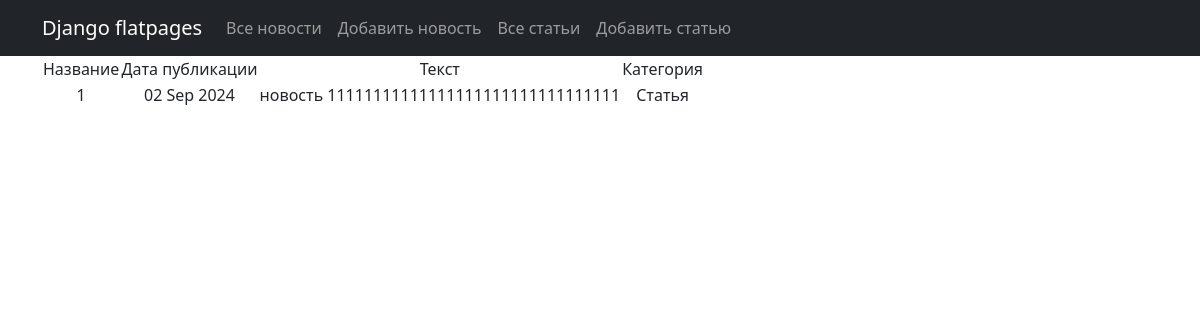
The page /news/2 on the database its author committed.
### news_site/models.py (models this page shows, shortened)
class Post (models.Model):
    time_in = models.DateTimeField(auto_now_add=True)
    title = models.CharField(max_length=100)
    content = models.TextField()
    category = models.ForeignKey(to='Category',on_delete=models.CASCADE,related_name='news')
    author = models.ForeignKey(to= 'Author', on_delete=models.CASCADE)

class Category(models.Model):
    category_name = models.CharField(max_length=50, unique = True)
    def __str__(self):
        return self.category_name.title()

### news_site/views.py (the view)
# urls.py: path('<int:pk>', PostDetail.as_view(), name='post_detail'),
class PostDetail(DetailView):
    models = Post
    template_name = 'news_id.html'
    context_object_name = 'news'
    def get_queryset(self):
        return Post.objects.all()

### news_site/templatetags/custom_filters.py (called while the page is built)
@register.filter()
def censor(value):
    for word in censor_list:
        value = value.replace(word[1:], '*' * len(word[1:]))
    return value

### templates/news_id.html (shortened to what this page needs)
{% extends 'flatpages/default.html' %}
{% load custom_filters %}
{% block content %}
    <table>
        <tr>
            <td>Название</td>
            <td>Дата публикации</td>
            <td>Текст</td>
            <td>Категория</td>
        </tr>
        <tr>
            <td>{{ news.title|censor }}</td>
            <td>{{ news.time_in|date:'d M Y' }}</td>
            <td>{{ news.content|censor }}</td>
            <td>{{ news.category }}</td>
        </tr>
    </table>
{% endblock content %}

### rows shown on the page
Post: title|censor "1", time_in "02 Sep 2024", content|censor "новость 11111111111111111111111111111111", category "Статья"
